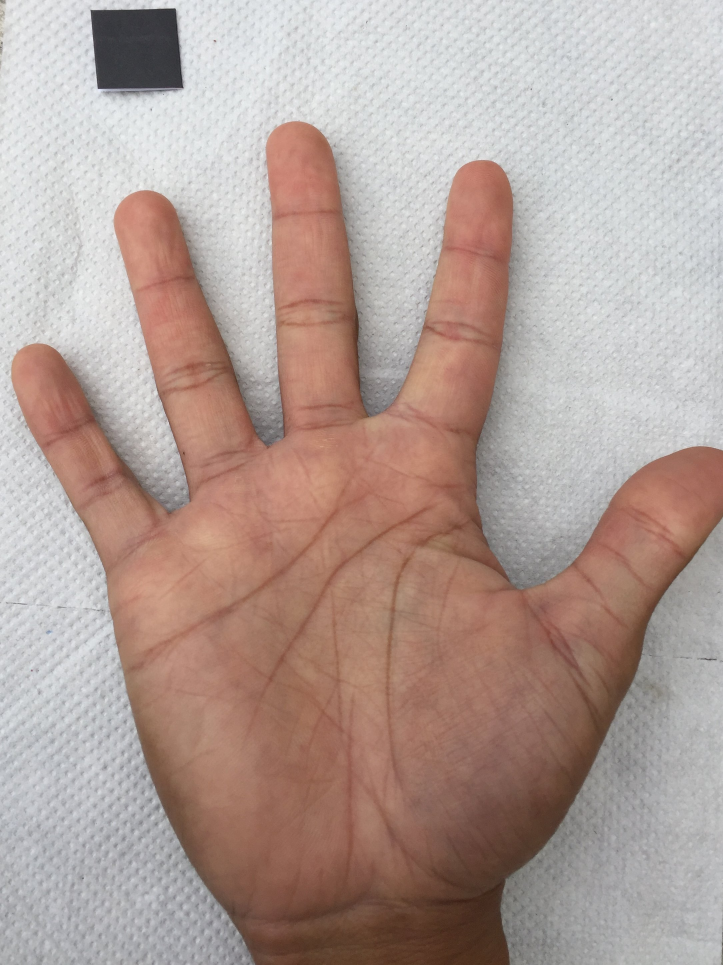
#> input picture images/01.jpg, 2169 x 2895 px (shown at 1/3 size); its folder holds only this picture in this run
$ python -i utils.py   (imports and definitions only)
#> lines starting #> are read from the running program, lines starting #| are printed output that depends on the picture; after the words box and inside, x2 and y2 are one past the last pixel; in counts of white or black regions, pixels touching at a corner belong together
#> further down, picture is the input picture: shape (2895, 2169, 3); mean B, G, R 151.7, 158.4, 177.7
import cv2
import numpy as np
from scipy.spatial.distance import euclidean, cosine
from sklearn.metrics import pairwise

# [47 lines left out: functions resizing_img, edge_detection, not called in this run]


def preprocess_img(src_img):

    """
    This function take an image as input and perform edge detection & some morphological operations.
    Perform edge detection, then perform a dilation + erosion to close gaps in between object edges

    Parameters
    ----------
    src_img       : numpy array

    Returns
    -------
    eroded_img : numpy array

    """

    # blur the image
    blured_img = cv2.blur(src_img, (3,3))

    # convert the image to HSV color space
    hsv_img = cv2.cvtColor(blured_img, cv2.COLOR_BGR2HSV)
#> hsv_img: shape (2895, 2169, 3); mean H, S, V 50.4, 47.5, 179.3

    # create a binary image with where white will be skin colores and rest is black
    # perform basic thresholding operation based on the range of pixel values in the HSV colorspace
    lower = np.array([2,20,20], dtype="uint8")
    upper = np.array([255,255,255], dtype="uint8")
    skin_region_hsv = cv2.inRange(hsv_img, lower, upper)
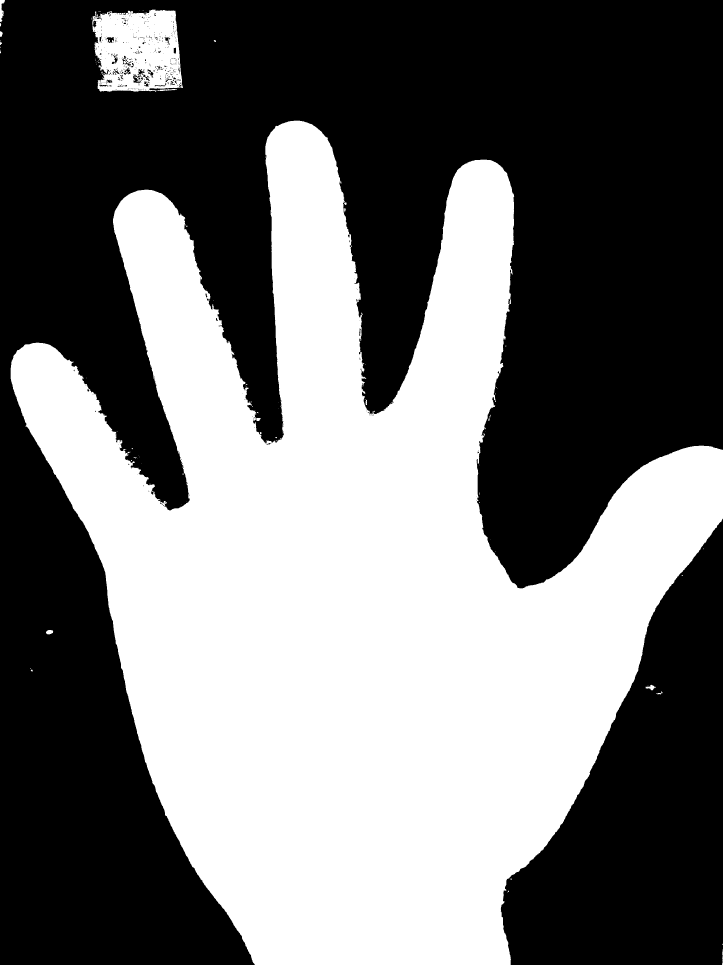
#> skin_region_hsv: shape (2895, 2169) (shown at 1/3 size); 44.5% white; 128 white regions (109 under 20 px), largest, box (x1, y1, x2, y2) and area: (32, 362, 2169, 2895) 2740176, (276, 29, 549, 275) 52661, (0, 0, 15, 67) 511

    # kernel matrices for morphological transformation
    kernel_square = np.ones((11,11), np.uint8)
    kernel_ellipse = cv2.getStructuringElement(cv2.MORPH_ELLIPSE, (5,5))

    # perform morphological operations to filter the background noise dilation and erosion increase skin color area
    dilation = cv2.dilate(skin_region_hsv, kernel_ellipse, iterations=1)
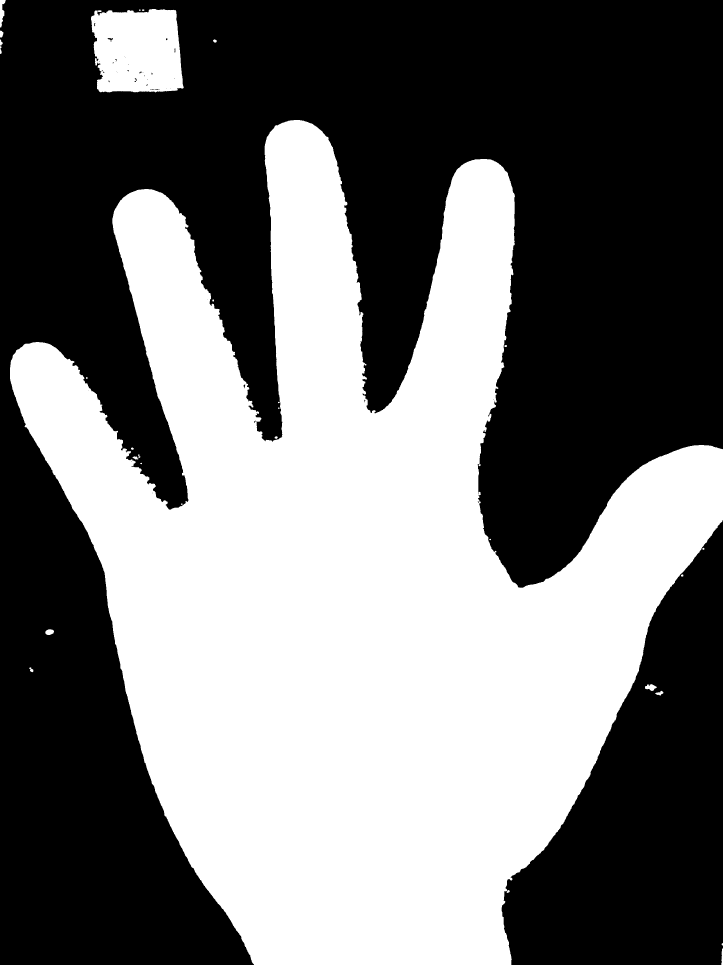
#> dilation: shape (2895, 2169) (shown at 1/3 size); 45.1% white; 32 white regions (7 under 20 px), largest, box (x1, y1, x2, y2) and area: (30, 360, 2169, 2895) 2769631, (273, 27, 551, 277) 60370, (0, 0, 17, 83) 771
    erosion = cv2.erode(dilation, kernel_square, iterations=1)
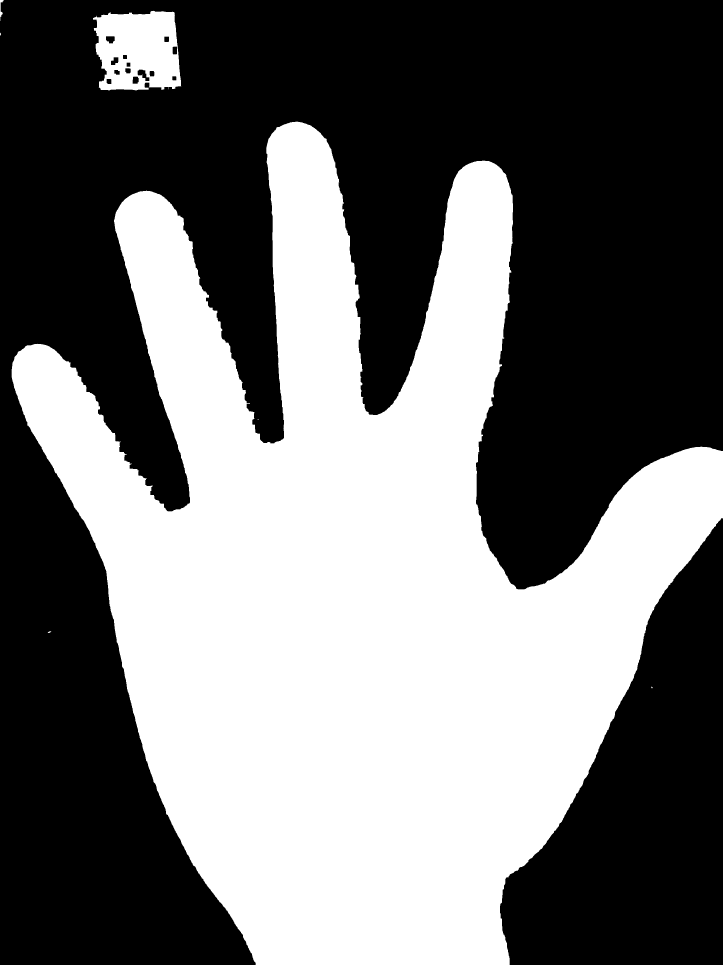
#> erosion: shape (2895, 2169) (shown at 1/3 size); 43.7% white; 7 white regions (3 under 20 px), largest, box (x1, y1, x2, y2) and area: (35, 365, 2169, 2895) 2693449, (279, 32, 544, 271) 49788, (0, 0, 11, 63) 224, (143, 1894, 154, 1899) 31
    dilation2 = cv2.dilate(erosion,kernel_ellipse, iterations = 1)
#> dilation2: shape (2895, 2169); 44.2% white; 7 white regions, largest, box (x1, y1, x2, y2) and area: (33, 363, 2169, 2895) 2718517, (277, 30, 546, 273) 53629, (0, 0, 13, 65) 380
    filtered = cv2.medianBlur(dilation2,5)
#> filtered: shape (2895, 2169); 44.2% white; 7 white regions, largest, box (x1, y1, x2, y2) and area: (33, 363, 2169, 2895) 2718550, (277, 31, 546, 273) 53812, (0, 0, 13, 65) 381
    kernel_ellipse = cv2.getStructuringElement(cv2.MORPH_ELLIPSE,(8,8))
    dilation2 = cv2.dilate(filtered,kernel_ellipse, iterations = 1)
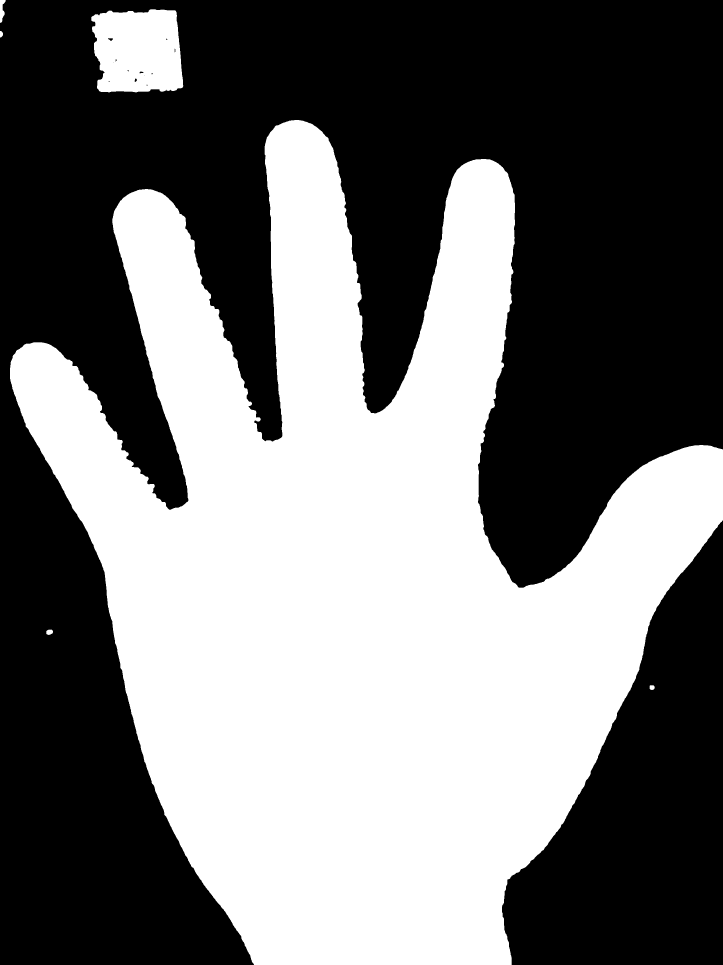
#> dilation2: shape (2895, 2169) (shown at 1/3 size); 45% white; 6 white regions, box (x1, y1, x2, y2) and area: (30, 360, 2169, 2895) 2764254, (274, 28, 550, 277) 59450, (0, 0, 17, 69) 697, (139, 1889, 159, 1905) 257, (1949, 2056, 1964, 2070) 181, (0, 93, 9, 113) 140
    kernel_ellipse= cv2.getStructuringElement(cv2.MORPH_ELLIPSE,(5,5))
    dilation3 = cv2.dilate(filtered,kernel_ellipse, iterations = 1)
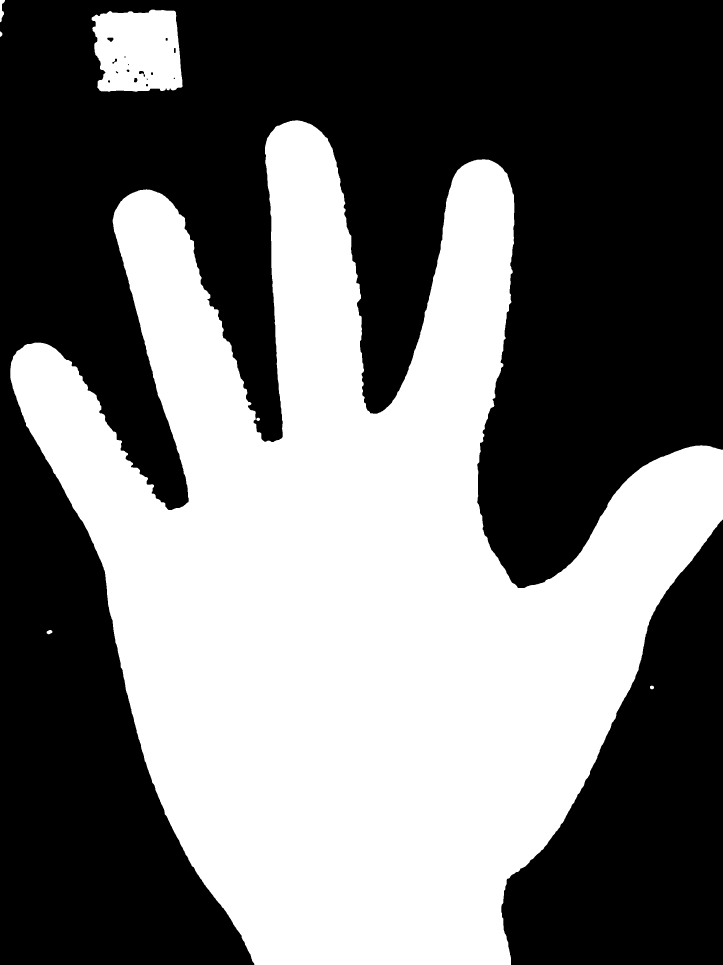
#> dilation3: shape (2895, 2169) (shown at 1/3 size); 44.6% white; 7 white regions, largest, box (x1, y1, x2, y2) and area: (31, 361, 2169, 2895) 2743381, (275, 29, 548, 275) 57009, (0, 0, 15, 67) 539
    median = cv2.medianBlur(dilation2,5)
#> median: shape (2895, 2169); 45% white; 6 white regions, box (x1, y1, x2, y2) and area: (30, 360, 2169, 2895) 2764377, (274, 28, 550, 277) 59545, (0, 0, 17, 69) 700, (139, 1889, 159, 1905) 251, (1949, 2056, 1964, 2070) 175, (0, 93, 9, 113) 138
    ret, thresh_img = cv2.threshold(median,127,255,0)

    return thresh_img

#---------------------------------------------
# Compute the midpoint between two points
#---------------------------------------------
# [31 lines left out: functions midpoint, show_images, not called in this run]

#---------------------------------------------
# Computes the Euclidean distance between two list
#---------------------------------------------
def group_distance(vector_list1, vector_list2):
    return [[euclidean(v1, v2) for v2 in vector_list2] for v1 in vector_list1]


#---------------------------------------------
# Calculate distance of each finger tip to the center mass
#---------------------------------------------
# [25 lines left out: functions distance_fingers_to_centermass, get_cnts_hull, get_defects, not called in this run]


#---------------------------------------------
# Function to find the running average
#---------------------------------------------

bg = None

# [257 lines left out: functions run_avg, segment, extract_features, compute_signature, compare_signature, create_signature, not called in this run]

>>> import cv2
>>> picture = cv2.imread('../images/01.jpg')
>>> result = preprocess_img(picture)

$ run again, on images/02.jpg
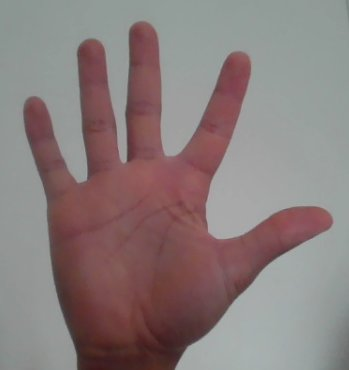
#> input picture images/02.jpg, 349 x 370 px
#> picture is the input picture: shape (370, 349, 3); mean B, G, R 124, 124.6, 137.9
#> hsv_img: shape (370, 349, 3); mean H, S, V 86.2, 43.2, 141.4
#> in preprocess_img, `skin_region_hsv = cv2.inRange(hsv_img, lower, upper)`:
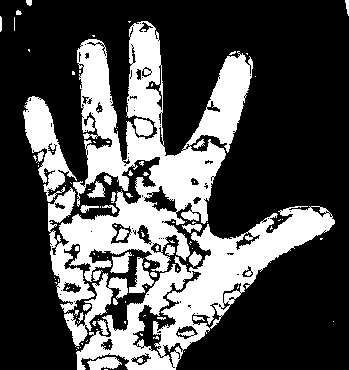
#> skin_region_hsv: shape (370, 349); 30.7% white; 118 white regions (86 under 20 px), largest, box (x1, y1, x2, y2) and area: (48, 21, 253, 313) 21237, (76, 206, 335, 370) 11933, (23, 96, 77, 202) 2231
#> dilation: shape (370, 349); 41.6% white; 7 white regions (1 under 20 px), largest, box (x1, y1, x2, y2) and area: (21, 19, 337, 370) 53322, (12, 8, 24, 33) 150, (343, 0, 349, 18) 81, (0, 14, 4, 34) 72, (24, 0, 34, 8) 66, (26, 47, 32, 54) 32
#> erosion: shape (370, 349); 23.5% white; 5 white regions (1 under 20 px), largest, box (x1, y1, x2, y2) and area: (53, 55, 330, 370) 21656, (80, 26, 162, 194) 6374, (27, 101, 83, 223) 2236, (93, 186, 102, 194) 21
#> filtered: shape (370, 349); 30% white; 2 white regions, box (x1, y1, x2, y2) and area: (25, 25, 332, 370) 38643, (92, 185, 103, 196) 83
#> dilation3: shape (370, 349); 35.5% white; 2 white regions, box (x1, y1, x2, y2) and area: (23, 23, 334, 370) 45733, (90, 183, 105, 198) 167
#> in preprocess_img, `median = cv2.medianBlur(dilation2,5)`:
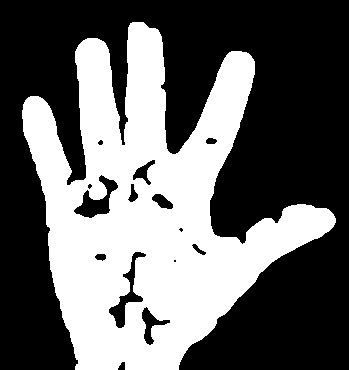
#> median: shape (370, 349); 40% white; 1 white region, box (x1, y1, x2, y2) and area: (22, 22, 336, 370) 51679
